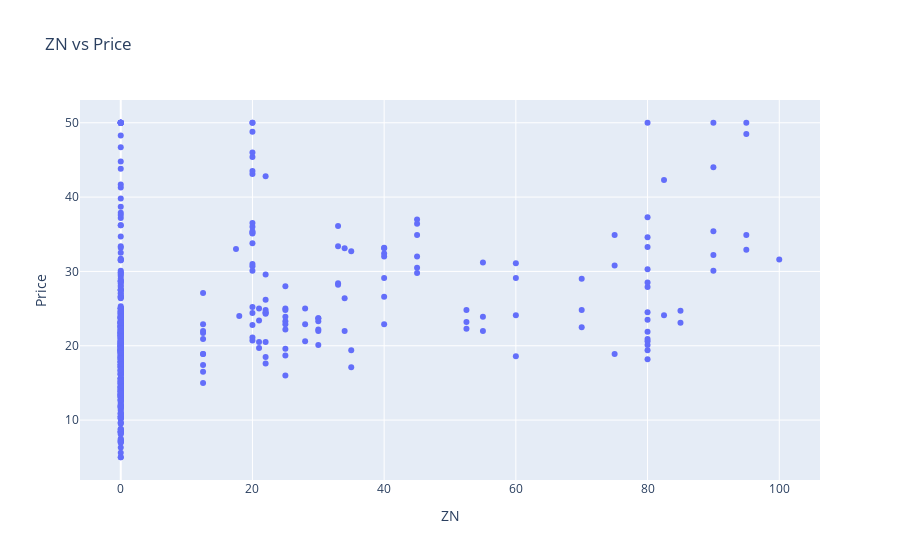

Source (notebook cell):
### Markdown cell above
<span style="color:yellow">**Scatter Plot for proportion of residential land zoned for lots over 25,000 sq.ft.**</span>

### Code cell
fig = px.scatter(dataset,x='ZN',y='Price',title="ZN vs Price")
fig.show()

### Figure 1 — Plotly figure (JSON) as saved in the notebook; plotly's stock layout.template omitted (floating-point values rounded to 4 significant figures; data arrays with more than 128 entries replaced by an {"elided": "..."} marker saying what was removed)
{"data": [{"hovertemplate": "ZN=%{x}<br>Price=%{y}<extra></extra>", "legendgroup": "", "marker": {"color": "#636efa", "symbol": "circle"}, "mode": "markers", "name": "", "orientation": "v", "showlegend": false, "type": "scatter", "x": {"elided": "506 float values"}, "xaxis": "x", "y": {"elided": "506 float values"}, "yaxis": "y"}], "layout": {"legend": {"tracegroupgap": 0}, "title": {"text": "ZN vs Price"}, "xaxis": {"anchor": "y", "domain": [0, 1], "title": {"text": "ZN"}}, "yaxis": {"anchor": "x", "domain": [0, 1], "title": {"text": "Price"}}}}
